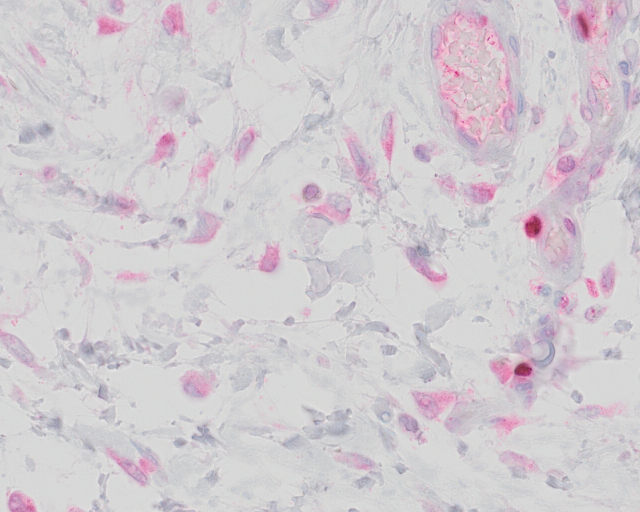
#> input picture analytics/module_DCPAH/C++/Ki67/mp-16-2852_MCT_AgNOR_080.tif, 1280 x 1024 px, given in place of mp-16-2906_MCT_Ki67_740.tif, which was not available (shown at 1/2 size)
$ jupyter execute Yellow_Attempt.ipynb
#> lines starting #> are read from the running program, lines starting #| are printed output that depends on the picture; after the words box and inside, x2 and y2 are one past the last pixel; in counts of white or black regions, pixels touching at a corner belong together; pictures that were not available may be replaced by others from this repository, and a replacement may not be noted
[cell 1]
import cv2
import numpy as np
import matplotlib.pyplot as plt
import os
import pylab

pylab.rcParams['figure.figsize'] = (10.0, 8.0)

[cell 2]
# -------------------- Determine the main cells ---------------------------------
img = cv2.imread('Images/mp-16-2906_MCT_Ki67_740.tif')
#> img is the input picture: shape (1024, 1280, 3); mean B, G, R 208.6, 203.7, 209.6
dot_img = img.copy()
# sharpening the image
image = cv2.GaussianBlur(img, (0,0), 3)
img = cv2.addWeighted(img, 1.5, image, -0.5, 0)
# color thresholding
yuv = cv2.cvtColor(img, cv2.COLOR_BGR2YUV)
#> yuv: shape (1024, 1280, 3); mean of channels 0, 1, 2 206, 129.2, 131.1
im_th = cv2.inRange(yuv, (0,0,0), (150,255,255))
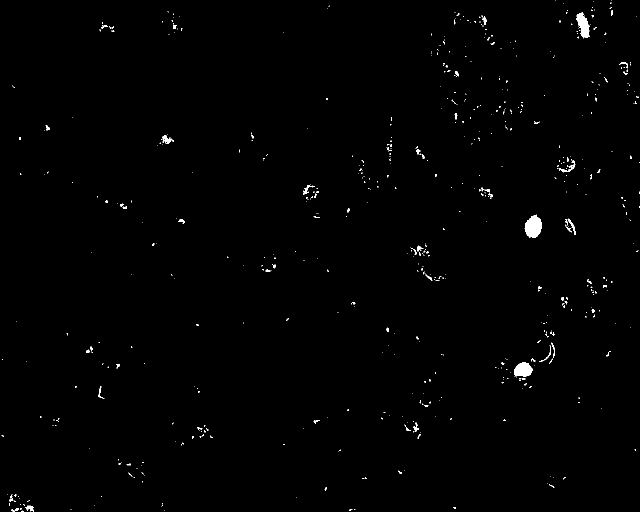
#> im_th: shape (1024, 1280) (shown at 1/2 size); 0.61% white; 618 white regions (549 under 20 px)

cells = []
# finding contours in the image
c, _ = cv2.findContours(im_th, cv2.RETR_LIST, cv2.CHAIN_APPROX_NONE)
#> c = 623 contours, 591 with area under 20; largest, box (x1, y1, x2, y2) and area: (1049, 429, 1084, 476) 1078, (1028, 724, 1065, 753) 745, (1152, 24, 1180, 77) 728, (324, 271, 348, 288) 159, (1122, 320, 1151, 345) 116
for cnt in c:
    area = cv2.contourArea(cnt)
    true_area = cv2.contourArea(cnt, True)
    x,y,w,h = cv2.boundingRect(cnt)
    aspect_ratio = float(w)/h
    # keeping only the "valid" cells
    if area > 500 and aspect_ratio > 0.6 and area < 20000 and true_area < 0:
        cv2.drawContours(img, [cnt], -1, (255,0,0), 3)
        cells.append(cnt)
#> this loop made 623 passes
#> (area, true_area, x, y, w, h, aspect_ratio) on passes 12, 142, 296: (84, -84, 51, 1011, 17, 12, 1.42), (745, -745, 1028, 724, 37, 29, 1.28), (1078, -1078, 1049, 429, 35, 47, 0.745)
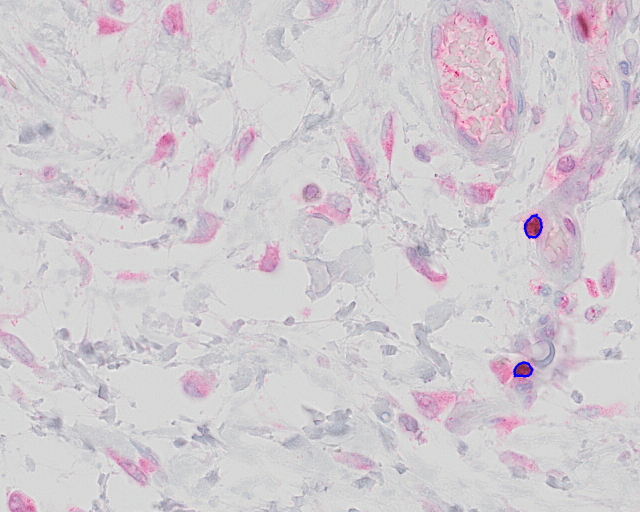
#> img: shape (1024, 1280, 3) (shown at 1/2 size); mean B, G, R 208.7, 203.6, 209.4
#> after the loop, cells = 2 contours; box (x1, y1, x2, y2) and area: (1049, 429, 1084, 476) 1078, (1028, 724, 1065, 753) 745
plt.imshow(img), plt.show()

[cell 3]
# -------------------- Detect the dots in an image -------------------------------
b,g,r = cv2.split(dot_img)
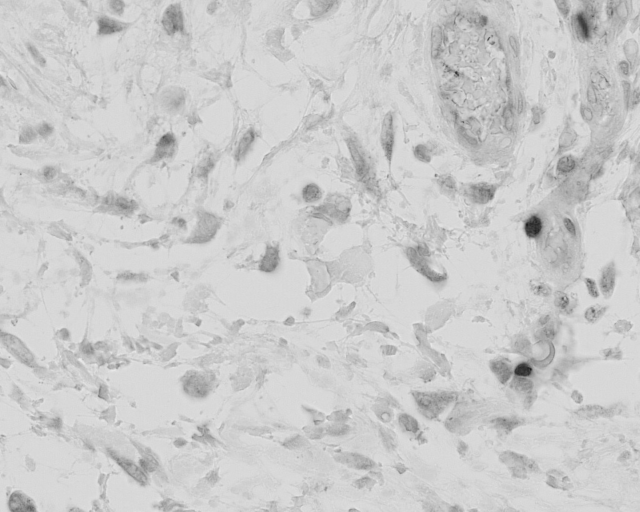
#> g: shape (1024, 1280) (shown at 1/2 size); min 10, max 238, mean 203.7
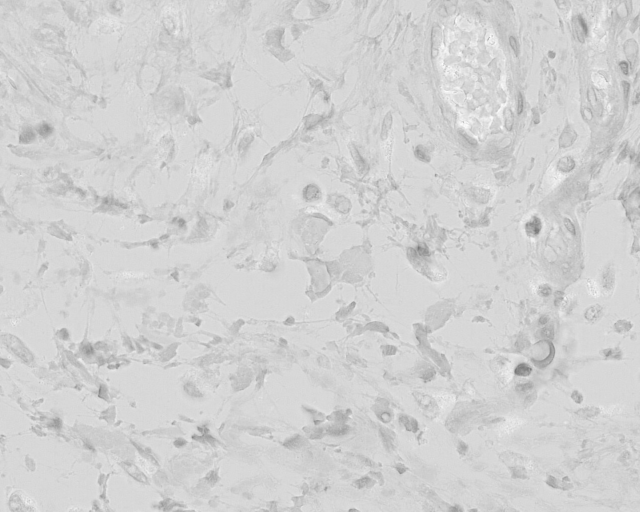
#> r: shape (1024, 1280) (shown at 1/2 size); min 112, max 255, mean 209.6
rg = cv2.merge([r,g,b])
rg = rg.astype(np.float32)

# converting to hsv
np.seterr(all = 'ignore')
mask = np.empty_like(rg)
arr_max = rg.max(-1)
delta = rg.ptp(-1)
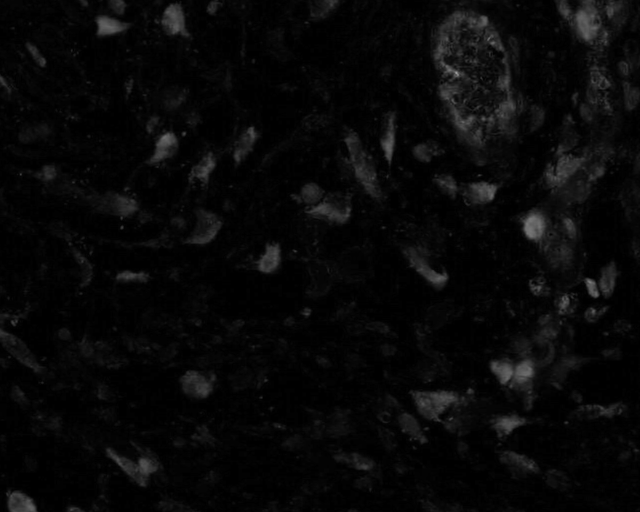
#> delta: shape (1024, 1280) float32 (shown at 1/2 size); min 0, max 176, mean 7.8
s = delta/arr_max
s[delta==0]=0
idx = (rg[:,:,0] == arr_max)
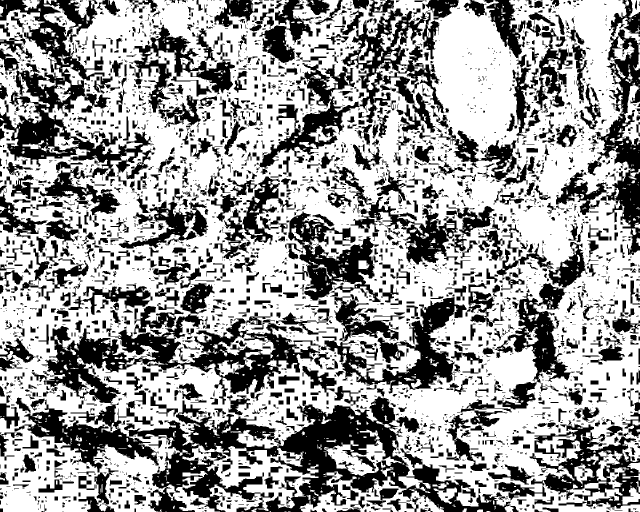
#> idx: shape (1024, 1280) bool (shown at 1/2 size); 61.6% white; 3415 black regions (2147 under 20 px), largest, box (x1, y1, x2, y2) and area: (29, 793, 1021, 1024) 73367, (0, 0, 309, 431) 36567, (63, 628, 643, 809) 33685
mask[idx,0] = np.true_divide((rg[idx,1] - rg[idx,2]), delta[idx])
#> mask: shape (1024, 1280, 3) float32; 34.19% of the values are NaN or infinite; the others: min -3.39e+38, max 1, mean -inf
idx = (rg[:,:,1] == arr_max)
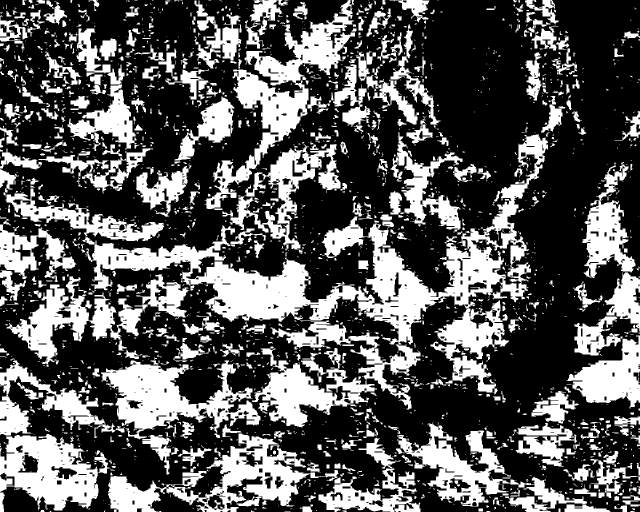
#> idx: shape (1024, 1280) bool (shown at 1/2 size); 34.8% white; 2249 white regions (1614 under 20 px), largest, box (x1, y1, x2, y2) and area: (164, 269, 1096, 819) 92143, (409, 0, 710, 420) 26843, (216, 867, 677, 1024) 22499
mask[idx,0] = 2. + np.true_divide((rg[idx,2] - rg[idx,0]), delta[idx])
#> mask: shape (1024, 1280, 3) float32; 33.59% of the values are NaN or infinite; the others: min -3.39e+38, max 3, mean -inf
idx = (rg[:,:,2] == arr_max)
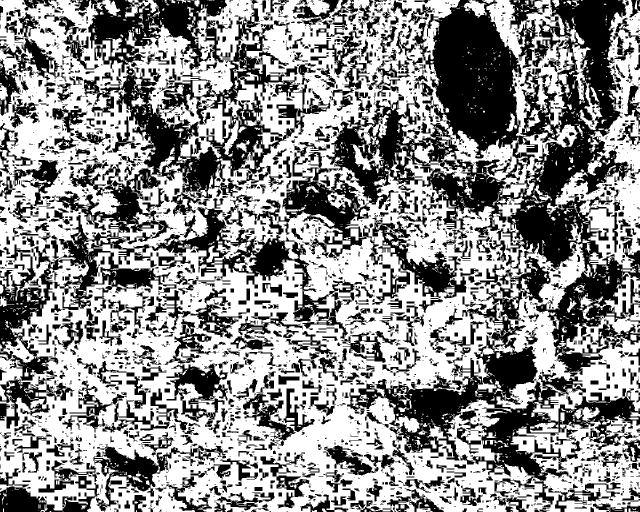
#> idx: shape (1024, 1280) bool (shown at 1/2 size); 56.1% white; 2881 black regions (1810 under 20 px), largest, box (x1, y1, x2, y2) and area: (653, 0, 1280, 1015) 211247, (167, 0, 661, 433) 44558, (0, 324, 353, 772) 34960
mask[idx,0] = 4. + np.true_divide((rg[idx,0] - rg[idx,1]), delta[idx])
#> mask: shape (1024, 1280, 3) float32; 30.11% of the values are NaN or infinite; the others: min -3.39e+38, max 5, mean -inf
mask[:,:,0] = ((mask[:,:,0]/6.0)%1.0)*255.0
#> mask: shape (1024, 1280, 3) float32; 30.11% of the values are NaN or infinite; the others: min -3.39e+38, max 253.7, mean -inf
mask[:,:,0] = np.nan_to_num(mask[:,:,0])
mask[:,:,1] = s * 255.0
mask[:,:,2] = arr_max
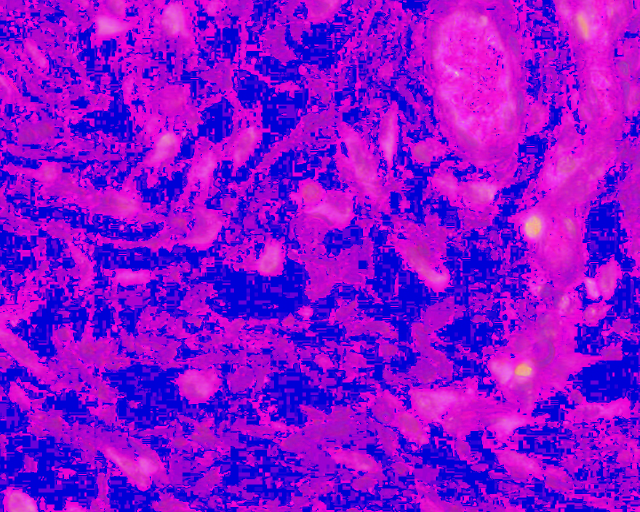
#> mask: shape (1024, 1280, 3) float32 (shown at 1/2 size); mean R, G, B 139.1, 9.5, 211.1
mask = mask.astype(np.uint8)

# thresholding the dots found
dot_points = cv2.inRange(mask, (0, 50, 0), (255,255,150))
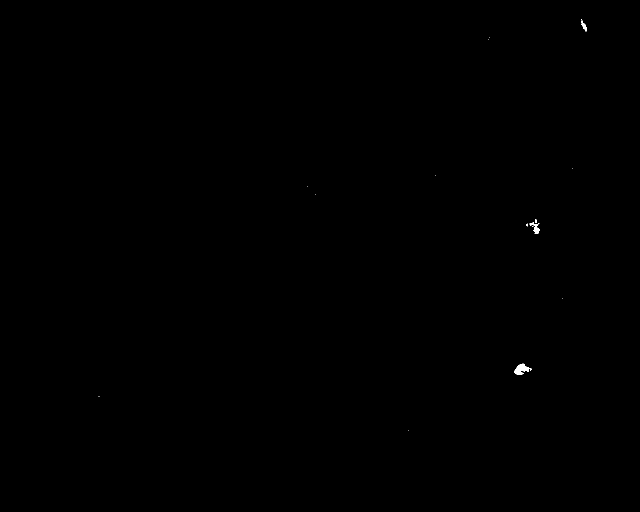
#> dot_points: shape (1024, 1280) (shown at 1/2 size); 0.06% white; 17 white regions (12 under 20 px)
c, heirarchy = cv2.findContours(dot_points, cv2.RETR_LIST, cv2.CHAIN_APPROX_NONE)
#> c = 21 contours, 17 with area under 20; largest, box (x1, y1, x2, y2) and area: (1029, 727, 1063, 750) 374, (1067, 446, 1079, 468) 124, (1162, 41, 1174, 63) 82, (1059, 444, 1068, 451) 22

dots = []
# keep only the dot contours larger than 10 px
for cnt in c:
    if cv2.contourArea(cnt) > 10:
        dots.append(cnt)
#> this loop made 21 passes
#> cnt on passes 1, 2, 3, 4, 6, 12, 13, 14, 15, 16, 17, 18: [[816, 860]], [[197, 792], [198, 792]], [[1041, 745], [1042, 744], [1043, 745], [1042, 746]], [[1038, 733], [1039, 732], [1040, 733], [1039, 734]], [[1125, 596]], [[631, 389]], [[615, 373]], [[871, 350]], [[1145, 336]], [[976, 79]], [[978, 75]], [[1171, 56], [1172, 55], [1173, 56], [1172, 57]]
#> after the loop, dots = 5 contours, 1 with area under 20; largest, box (x1, y1, x2, y2) and area: (1029, 727, 1063, 750) 374, (1067, 446, 1079, 468) 124, (1162, 41, 1174, 63) 82, (1059, 444, 1068, 451) 22

cv2.drawContours(img, dots, -1, (0,0,255),2)
plt.imshow(img), plt.xticks([]), plt.yticks([]), plt.title("Dots"), plt.show()

[cell 4]
# ------------ Counting the number of dots in cells -----------------------------------
print('# of Dots: {}'.format(len(dots)))
#| # of Dots: 5
print('# of Cells: {}'.format(len(cells)))
#| # of Cells: 2
total = {}
track = -1
# doing the point polygon test to check dot was within a cell
for i in range(len(dots)):
    for j in range(len(dots[i])):
        for m in range(len(cells)):
            x = dots[i][j][0][0]
            y = dots[i][j][0][1]
            points = (x,y)
            num  = cv2.pointPolygonTest(cells[m], points, False )
            if num == 0 or num == 1:
                moment = cv2.moments(cells[m])
                if moment['m00'] != 0.0:
                    cx = moment['m10']/moment['m00']
                    cy = moment['m01']/moment['m00']
                    centroid = (cx,cy)
                    if centroid in total and track != i:
                        total[centroid] += 1
                        track += 1
                    elif centroid not in total and track != i:
                        total[centroid] = 1
                        track += 1
#> this loop made 5 passes
#> after the loop, total = {(1046, 739.4): 1, (1066.4, 453.4): 3}; track = 3

average = 0
for k,v in total.iteritems():
    average += v
#> this loop made 2 passes
#> (k, v, average) on passes 1 to 2: ((1046, 739.4), 1, 1), ((1066.4, 453.4), 3, 4)
#> after the loop, average = 4
    #print("{}: {}".format(k,v))

average = average / len(total)
#> average = 2
print("Average: {}".format(average))
#| Average: 2.0
